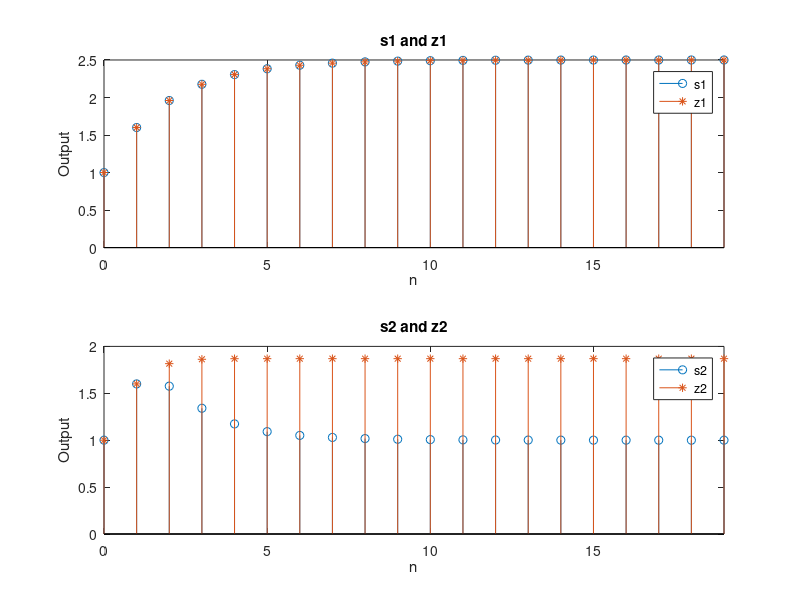

Write the MATLAB code that produced this figure.
n = 0:19;
x = [1 zeros(1, 19)];
x1 = ones(1, 20);
% System1
a1 = [1 -0.6];
b1 = [1 0];
h1 = filter(b1, a1, x);
% System2
h2 = zeros(1, 20);
h2(1) = 1;
% h2(i) = 0 if i <1, h2[0] = x[0] = 1, h2[1] = h2[0] + 0;

for i = 1:19
    h2(i + 1) = 0.6^i * h2(i) +x(i + 1);
end

%The four outputs
z1 = conv(h1, x1);
nz1 = 0:38;
s1 = filter(b1, a1, x1);
z2 = conv(h2, x1);
nz2 = 0:38;
s2(1) = 1;

for i = 1:19
    s2(i + 1) = 0.6^i * s2(i) +x1(i + 1);
end

subplot(2, 1, 1)
stem(n, s1, 'o')
hold on;
stem(nz1, z1, '*')
axis([0, 19, ylim])
xlabel('n');
ylabel('Output');
title('s1 and z1');
legend('s1', 'z1');

subplot(2, 1, 2)
stem(n, s2, 'o')
axis([0, 19, ylim])
hold on;
stem(nz2, z2, '*')

xlabel('n')
ylabel('Output')
title('s2 and z2')
legend('s2', 'z2')
